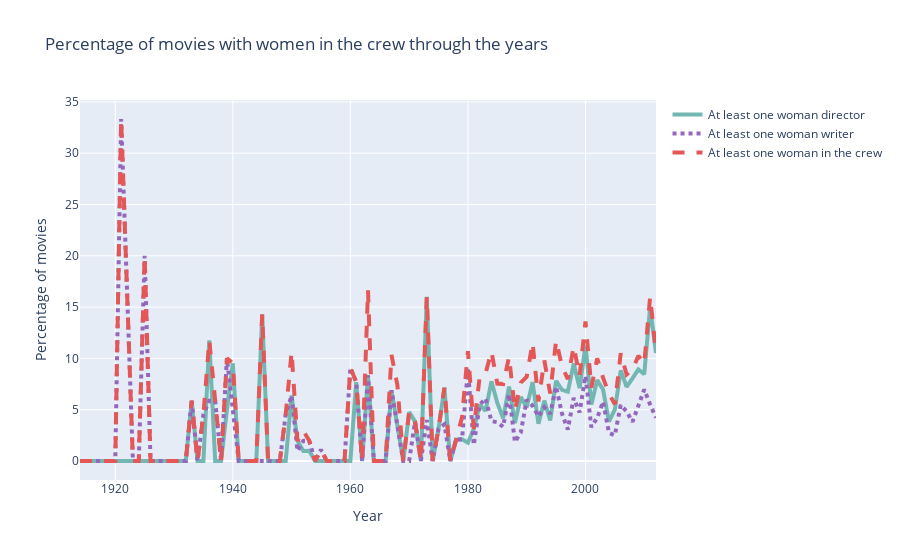

Here is the notebook cell this chart was saved with:
### Code cell
fig = go.Figure()
fig.add_trace(go.Scatter(x=plot_wa_d.index, y=plot_wa_d/tot*100, name='At least one woman director',
                         line=dict(color='#72B7B2', width=4)))

fig.add_trace(go.Scatter(x=plot_wa_w.index, y=plot_wa_w/tot*100, name='At least one woman writer',
                         line=dict(color='#9467BD', width=4, dash='dot')))


fig.add_trace(go.Scatter(x=plot_wa.index, y=plot_wa/tot*100, name='At least one woman in the crew',
                         line=dict(color='#E45756', width=4, dash='dash')))

# Edit the layout
fig.update_layout(title='Percentage of movies with women in the crew through the years',
                   xaxis_title='Year',
                   yaxis_title='Percentage of movies')

fig.show()
